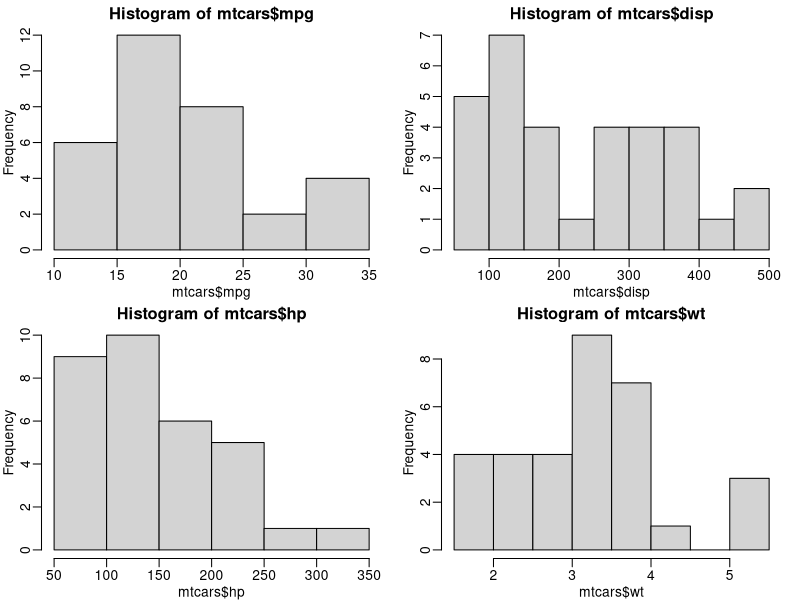
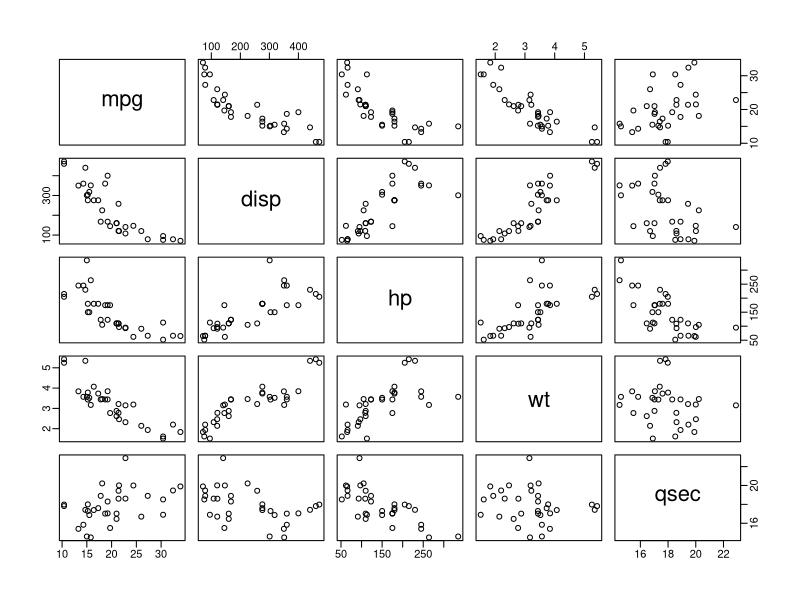
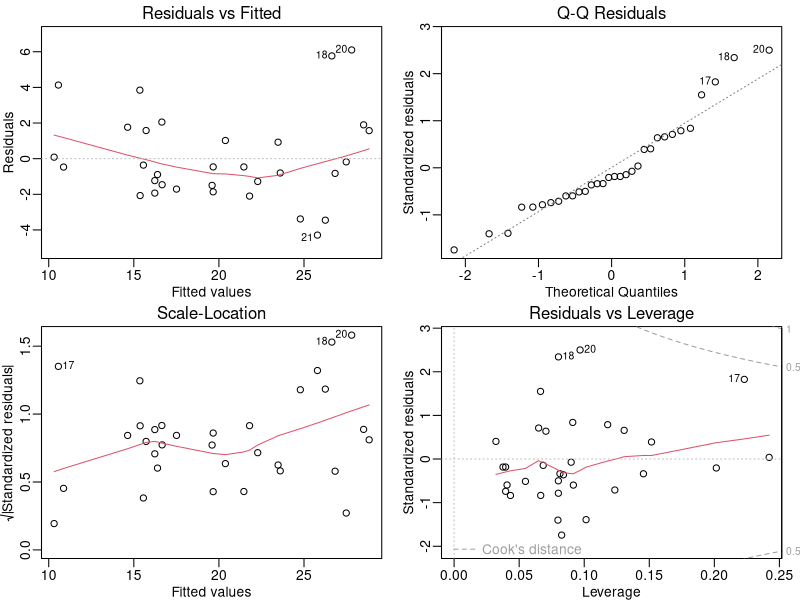
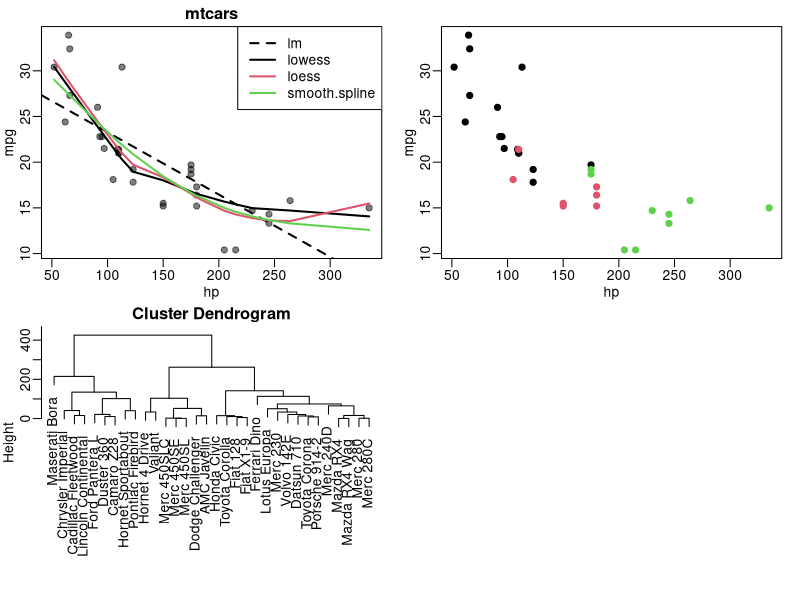

Source code (R) for these figures, in order:
###### sample script for data analysis
head(mtcars)
dim(mtcars)

#### look at distribution of data
## categorical data
table(mtcars$cyl)
table(mtcars$vs)
table(mtcars$am)
table(mtcars$gear)
table(mtcars$carb)

##pdf("mtcars_hist.pdf", width=6, height=4)
## continuous data
par(mar = c(2.5, 2.5, 1.6, 1.1), mgp = c(1.5, 0.5, 0),
    mfrow = c(2,2))
hist(mtcars$mpg)
hist(mtcars$disp)
hist(mtcars$hp)
hist(mtcars$wt)
## graphics.off()

##### look at correlations in data
table(mtcars$am, mtcars$cyl)
table(mtcars$am, mtcars$gear)

cor(mtcars[,c("mpg", "disp", "hp", "wt", "qsec")])
##pdf("mtcars_pairs.pdf")
pairs(mtcars[,c("mpg", "disp", "hp", "wt", "qsec")])
##graphics.off()


### answer questions

## Do cars with automatic and manual transmission have different fuel consumption?
res = t.test(mtcars$mpg ~ mtcars$am)


## Do cars with different number of cylinders have different fuel consumption
res = aov(mtcars$mpg ~ mtcars$cyl)
res
summary(res)

## What are the important factors for fuel consumption
fit = lm(mtcars$mpg ~ mtcars$wt)
summary(fit)

pvals=rep(0, 10)
for(i in 2:11) {
  fit = lm(mtcars$mpg ~ mtcars[,i])
  s=summary(fit)
  pvals[i-1]=s$coefficients[2,4]
}
names(pvals) = colnames(mtcars)[2:11]
pvals

### build a joint model
fit = lm(mtcars$mpg ~ mtcars$wt + mtcars$cyl)
summary(fit)
coef(fit)
confint(fit)

## plot final model
##pdf("fit_plot.pdf", width=5, height=4)
par(mar = c(2.5, 2.5, 1.6, 1.1), mgp = c(1.5, 0.5, 0), mfrow = c(2,2))
plot(fit)
##graphics.off()

### build non-linear model between mpg and hp
fit=lm(mpg~hp, data=mtcars)
fit.lowess=lowess(mtcars$hp, mtcars$mpg)
fit.loess=loess(mpg~hp, data=mtcars)
fit.spline=smooth.spline(mtcars$hp, mtcars$mpg,df=3)

##pdf("smoothing.pdf", width=5, height=4)
##mypar(1,1)
plot(mpg~hp, data=mtcars, main = "mtcars", pch=19, col="#00000080")
abline(coef(fit), lwd=2, lty=2)
lines(fit.lowess, lwd=2, lty=1)
ix=sort(fit.loess$x, index=TRUE)$ix
lines(fit.loess$x[ix], fit.loess$fitted[ix], col=2, lwd=2, lty=1)
lines(fit.spline, col=3, lwd=2, lty=1)
legend("topright", legend=c("lm", "lowess", "loess", "smooth.spline"), lwd=2,
       col=c(1,1:3), lty=c(2,1,1,1))
##graphics.off()


##### test on contingency table
tbl = table(mtcars$am, mtcars$cyl)
tbl
chisq.test(tbl)
fisher.test(tbl)


#### clustering
##pdf("kmeans.pdf", width=5, height=4)
res.kmeans=kmeans(mtcars, 3)
plot(mpg~hp, data=mtcars, pch=19, type="n")
idx=split(1:nrow(mtcars), res.kmeans$cluster)
for(i in 1:length(idx))
    points(mtcars$hp[idx[[i]]], mtcars$mpg[idx[[i]]], col=i, pch=19)
##graphics.off()

##pdf("hclust.pdf", width=8, height=4)
##mypar(1,1)
dd=dist(mtcars)
hc=hclust(dd)
plot(hc, xlab="")
##graphics.off()

  
